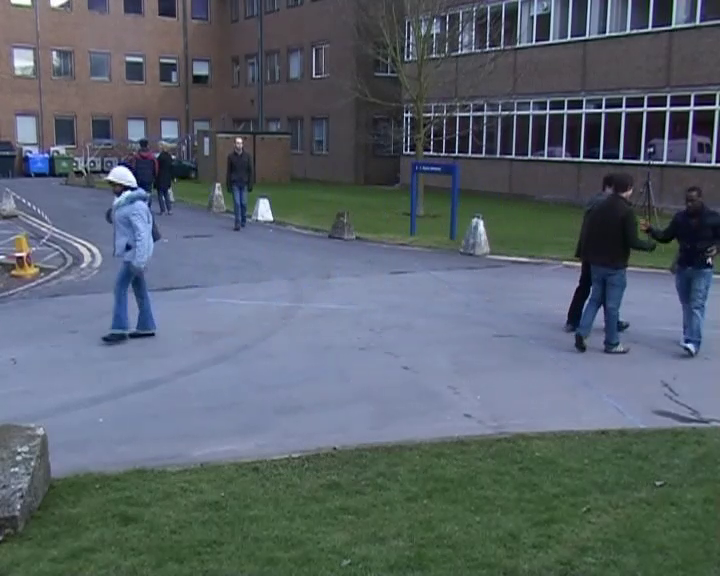
#> input picture frame 53 of lab03/vtest.mp4, 720 x 576 px
$ python lab3_wu.py
#> lines starting #> are read from the running program, lines starting #| are printed output that depends on the picture; after the words box and inside, x2 and y2 are one past the last pixel; in counts of white or black regions, pixels touching at a corner belong together
import cv2
import numpy as np

cap = cv2.VideoCapture('vtest.mp4')
cap.isOpened()
backSub = cv2.createBackgroundSubtractorMOG2()

def prune(cor):
    if (cor[0] - cor[1]) * (cor[2] - cor[3]) <= 5000:
        return True

class TWO_P():
    def __init__(self,mask):
        self.set = []
        self.set_cnt = 0
        self.label = np.zeros(mask.shape,dtype=np.int8).tolist()
        self.mask = mask
        self.lb_cnt = 1

    def find(self,p):
        if self.set[p-1] < 0:
            return p
        self.set[p-1] = self.find(self.set[p-1])
        return self.set[p-1]
    def union(self,p,q):
        proot = self.find(p)
        qroot = self.find(q)
        if proot == qroot:
            return
        elif self.set[proot-1] > self.set[qroot-1]:
            self.set[qroot-1] += self.set[proot-1]
            self.set[proot-1] = qroot
        else:
            self.set[proot-1] += self.set[qroot-1]
            self.set[qroot-1] = proot
        self.set_cnt -= 1
    def is_connected(self,p,q):
        if p == 0 or q == 0:
            return True
        return self.find(p) == self.find(q)

    def check(self,i,j):
        if i != 0 and self.label[i-1][j] != 0:
            self.label[i][j] = self.label[i-1][j]
        elif j != 0 and self.label[i][j-1] != 0:
            self.label[i][j] = self.label[i][j-1]
        else:
            self.label[i][j] = self.lb_cnt
            self.set.append(-1)
            self.set_cnt += 1
            self.lb_cnt += 1
        if self.label[i-1][j] != self.label[i][j-1] and self.is_connected(self.label[i-1][j],self.label[i][j-1]) == False:
            self.union(self.label[i-1][j],self.label[i][j-1])

    def two_pass(self):
        lb_set = []
        obj = {} # obj[label] = [max_i,min_i,max_j,min_j]

        for i,m1 in enumerate(self.mask):
            for j,m2 in enumerate(m1):
                if m2 == 255:
                    self.check(i,j)

        for i,l1 in enumerate(self.label):
            for j,l2 in enumerate(l1):
                if l2 != 0:
                    self.label[i][j] = self.find(self.label[i][j])

        for i,l1 in enumerate(self.label):
            for j,l2 in enumerate(l1):
                if l2 != 0:
                    obj.setdefault(l2,[0,self.mask.shape[0],0,self.mask.shape[1]])
                    obj[l2][0] = max(i,obj[l2][0])
                    obj[l2][1] = min(i,obj[l2][1])
                    obj[l2][2] = max(j,obj[l2][2])
                    obj[l2][3] = min(j,obj[l2][3])

        # print(self.label)
        prune_i = []
        for i in obj:
            if prune(obj[i]):
                prune_i.append(i)
        for i in prune_i:
            obj.pop(i)

        return obj


while(cap.isOpened()):
    ret, frame = cap.read()
#> frame is the input picture: shape (576, 720, 3); mean B, G, R 107.2, 99, 89.3
    gray = cv2.cvtColor(frame, cv2.COLOR_BGR2GRAY)
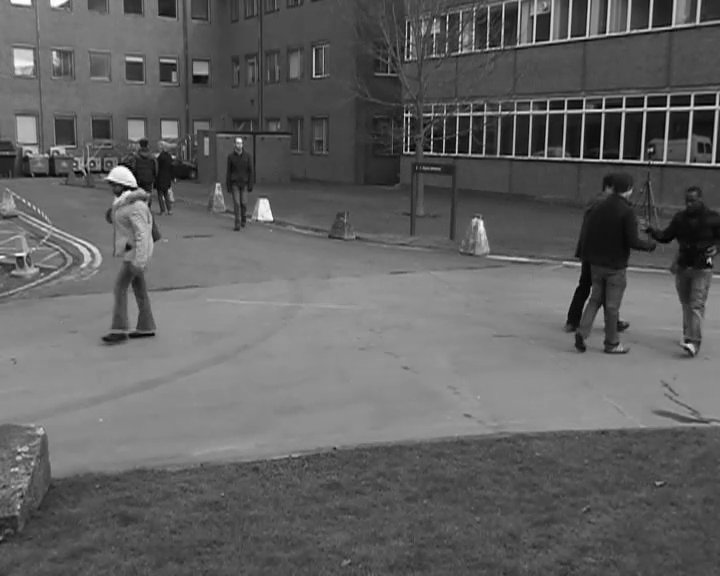
#> gray: shape (576, 720); min 0, max 255, mean 96.9
    fgmask  = backSub.apply(gray)
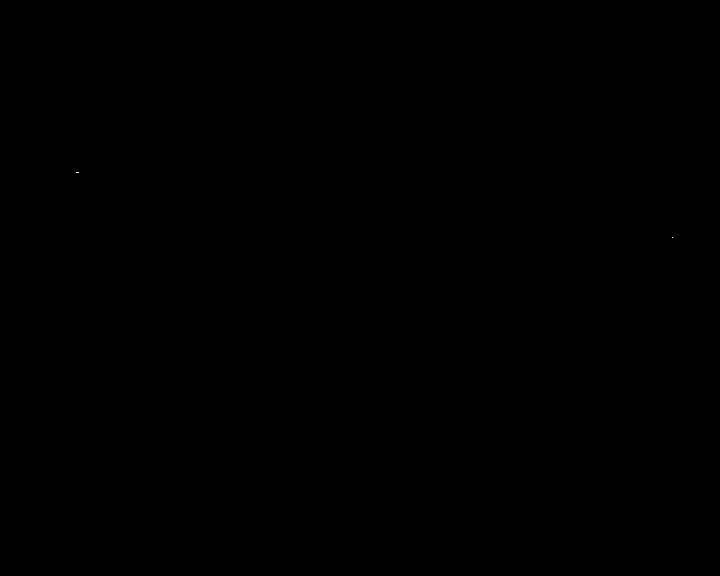
#> fgmask: shape (576, 720); values 127 (black) and 255 (white), 0% white in thin lines or dots, all inside (x1, y1, x2, y2) = (76, 172, 673, 238)
    shadowval = backSub.getShadowValue()
    ret, nmask = cv2.threshold(fgmask, shadowval, 255, cv2.THRESH_BINARY)
#> ret = 127
    handler = TWO_P(nmask)
    obj = handler.two_pass()
#> after the loop in two_pass, `for i,l1 in enumerate(self.label):`: self.label = 576 items
#> after the loop in two_pass, `for i,l1 in enumerate(self.label):`: obj = {1: [172, 172, 78, 76], 2: [237, 237, 672, 672]}
#> the loop in two_pass, `for i in obj:` made 2 passes
#> after the loop in two_pass, `for i in obj:`: prune_i = [1, 2]
#> the loop in two_pass, `for i in prune_i:` made 2 passes
#> after the loop in two_pass, `for i in prune_i:`: obj = 0 items
#> obj = 0 items
    print('obj :',obj)
#| obj : {}
    # print(nmask)
    for i in obj:
        cv2.rectangle(frame,(obj[i][3],obj[i][1]),(obj[i][2],obj[i][0]),(255,0,0),5)
#> this loop made 0 passes
    # print(frame.shape)

    cv2.imshow('frame',frame)
    k = cv2.waitKey(33)
#> (key Esc is pressed here)
    if k == 27:
        break

$ run again, starting later in the video
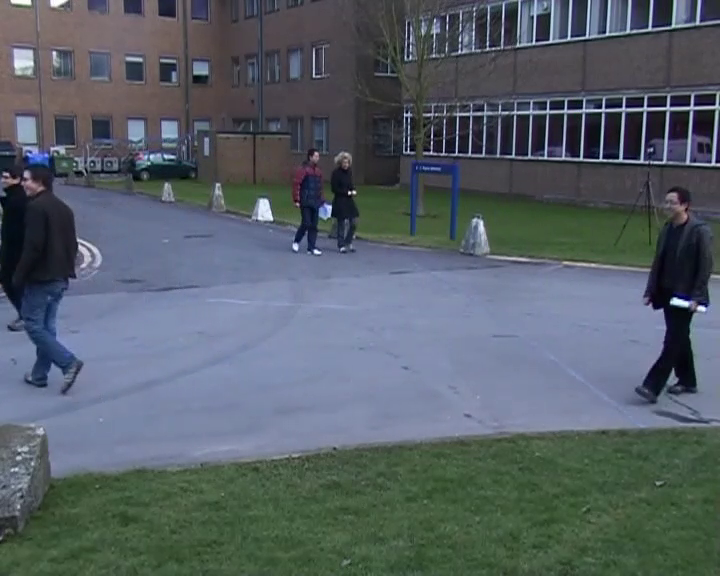
#> input picture frame 238 of lab03/vtest.mp4, 720 x 576 px
#> frame is the input picture: shape (576, 720, 3); mean B, G, R 102.7, 95.4, 86.1
#> `gray = cv2.cvtColor(frame, cv2.COLOR_BGR2GRAY)`:
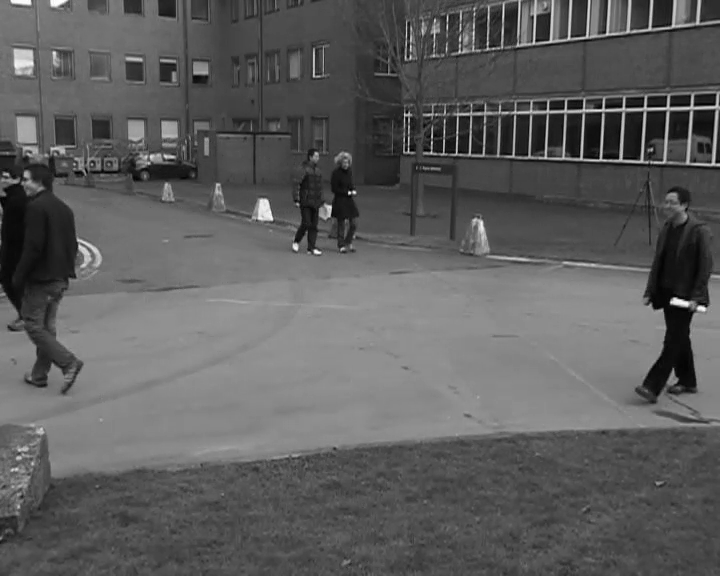
#> gray: shape (576, 720); min 0, max 255, mean 93.4
#> fgmask: shape (576, 720); values 127 (black) and 255 (white), 0% white in thin lines or dots, all inside (x1, y1, x2, y2) = (76, 172, 78, 173)
#> ret = 127
#> after the loop in two_pass, `for i,l1 in enumerate(self.label):`: self.label = 576 items
#> after the loop in two_pass, `for i,l1 in enumerate(self.label):`: obj = {1: [172, 172, 77, 76]}
#> the loop in two_pass, `for i in obj:` made 1 pass
#> after the loop in two_pass, `for i in obj:`: prune_i = [1]
#> the loop in two_pass, `for i in prune_i:` made 1 pass
#> after the loop in two_pass, `for i in prune_i:`: obj = 0 items
#| obj : {}

$ run again, starting later in the video
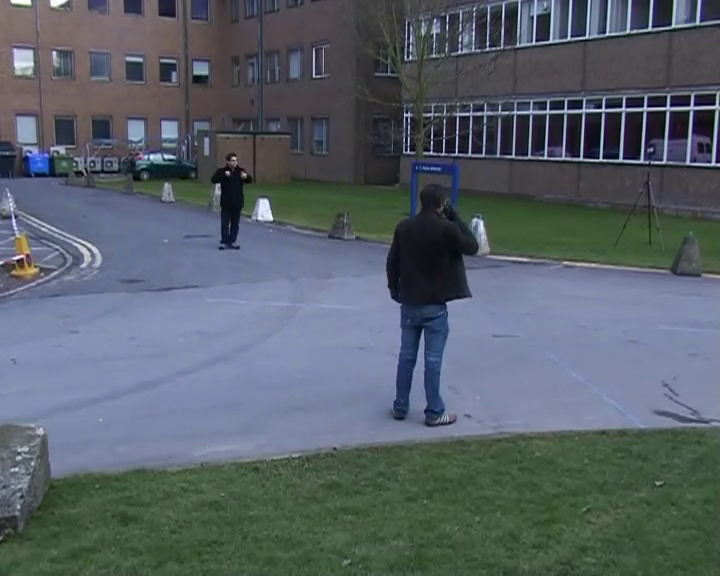
#> input picture frame 424 of lab03/vtest.mp4, 720 x 576 px
#> frame is the input picture: shape (576, 720, 3); mean B, G, R 104.3, 96.9, 87.3
#> `gray = cv2.cvtColor(frame, cv2.COLOR_BGR2GRAY)`:
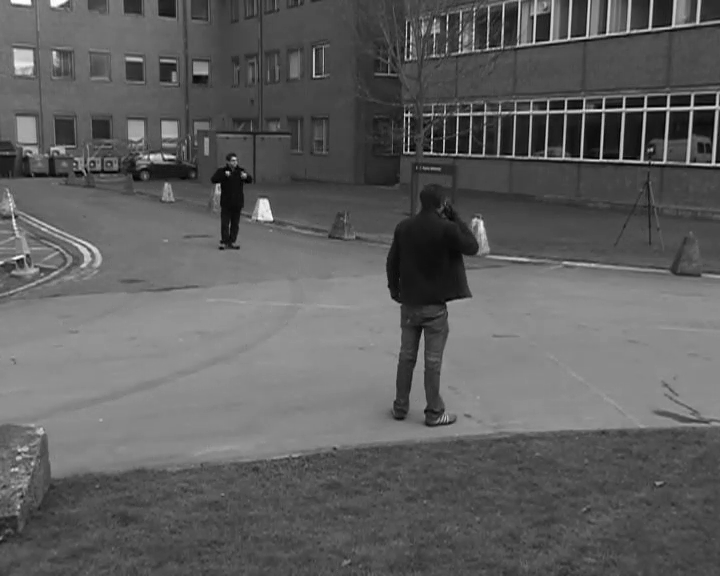
#> gray: shape (576, 720); min 0, max 255, mean 94.8
#> fgmask: shape (576, 720); values 127 (black) and 255 (white), 0% white in thin lines or dots, all inside (x1, y1, x2, y2) = (224, 170, 247, 181)
#> ret = 127
#> after the loop in two_pass, `for i,l1 in enumerate(self.label):`: self.label = 576 items
#> after the loop in two_pass, `for i,l1 in enumerate(self.label):`: obj = {1: [170, 170, 224, 224], 2: [180, 180, 246, 246]}
#> the loop in two_pass, `for i in obj:` made 2 passes
#> after the loop in two_pass, `for i in obj:`: prune_i = [1, 2]
#> the loop in two_pass, `for i in prune_i:` made 2 passes
#> after the loop in two_pass, `for i in prune_i:`: obj = 0 items
#| obj : {}
